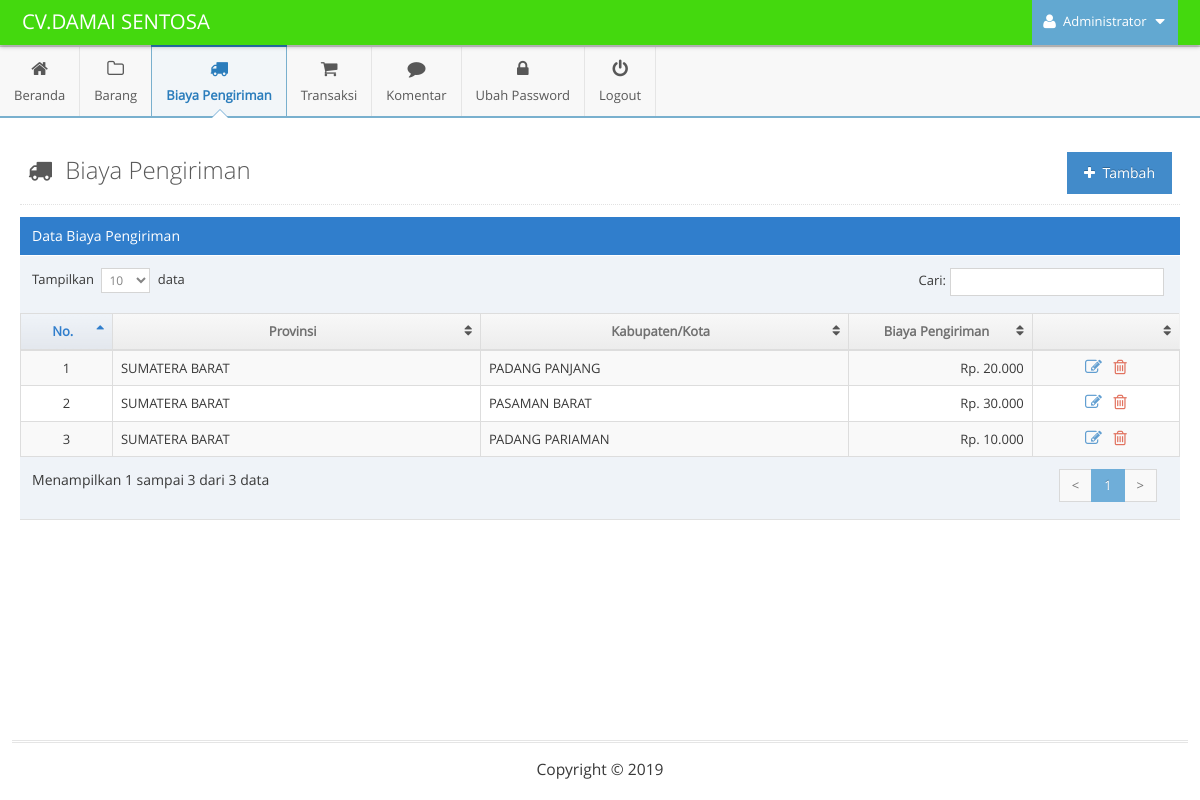
/admin/main.php?module=biaya_kirim (signed in), run on the app's committed database.
### tables this page shows
CREATE TABLE `tbl_biaya_kirim` (
  `id_biaya` int(11) NOT NULL,
  `provinsi` int(4) NOT NULL,
  `kabkota` int(2) NOT NULL,
  `biaya` int(11) NOT NULL
);

CREATE TABLE `tbl_provinsi` (
  `id_provinsi` int(2) NOT NULL,
  `nama_provinsi` varchar(40) NOT NULL
);

CREATE TABLE `tbl_kabkota` (
  `id_kabkota` int(4) NOT NULL,
  `nama_kabkota` varchar(50) NOT NULL,
  `id_provinsi` int(2) NOT NULL
);

### config/fungsi_rupiah.php (called while the page is built, shortened)
<?php
function format_rupiah_nol($angka){
  $rupiah=number_format($angka,0,',','.');
  return $rupiah;
}
?>

### admin/modules/biaya-kirim/view.php (the view, shortened to what this page needs)
<div class="page-content">
	<div class="page-header">
		<h1 style="color:#585858">
			<i style="margin-right:7px" class="ace-icon fa fa-truck"></i> Biaya Pengiriman
			<a href="?module=form_biaya_kirim&form=add">
                <button class="btn btn-primary pull-right">
					<i class="ace-icon fa fa-plus"></i> Tambah
				</button>
            </a>
		</h1>
	</div>
	<div class="row">
		<div class="col-xs-12">
			<div class="row">
				<div class="col-xs-12">
					<div class="table-header">
						Data Biaya Pengiriman
					</div>
					<div>
						<table id="dynamic-table" class="table table-striped table-bordered table-hover">
							<thead>
								<tr>
									<th>No.</th>
									<th>Provinsi</th>
									<th>Kabupaten/Kota</th>
									<th>Biaya Pengiriman</th>
									<th></th>
								</tr>
							</thead>
							<tbody>
							<?php
							$no = 1;
							$query = mysqli_query($mysqli, "SELECT * FROM tbl_biaya_kirim as a INNER JOIN tbl_provinsi as b INNER JOIN tbl_kabkota as c
															ON a.provinsi=b.id_provinsi AND a.kabkota=c.id_kabkota
															ORDER BY a.id_biaya DESC")
															or die('Ada kesalahan pada query tampil data biaya kirim: '.mysqli_error($mysqli));
                            while ($data = mysqli_fetch_assoc($query)) { ?>
                            	<tr>
									<td width="50" class="center"><?php echo $no; ?></td>
									<td width="200"><?php echo $data['nama_provinsi']; ?></td>
									<td width="200"><?php echo $data['nama_kabkota']; ?></td>
									<td width="100" align="right">Rp. <?php echo format_rupiah_nol($data['biaya']); ?></td>
									<td width="80" class="center">
										<div class="action-buttons">
											<a data-rel="tooltip" data-placement="top" title="Ubah" style="margin-right:5px" class="blue tooltip-info" href="?module=form_biaya_kirim&form=edit&id=<?php echo $data['id_biaya']; ?>">
												<i class="ace-icon fa fa-edit bigger-130"></i>
											</a>
											<a data-rel="tooltip" data-placement="top" title="Hapus" class="red tooltip-error" href="modules/biaya-kirim/proses.php?act=delete&id=<?php echo $data['id_biaya'];?>" onclick="return confirm('Anda yakin ingin menghapus biaya pengiriman?');">
												<i class="ace-icon fa fa-trash-o bigger-130"></i>
											</a>
										</div>
									</td>
								</tr>
							<?php
                            	$no++;
                            } ?>
							</tbody>
						</table>
					</div>
				</div>
			</div>
		</div>
	</div>
</div>

### data on the page
tbl_biaya_kirim: tbl_provinsi.nama_provinsi "SUMATERA BARAT", tbl_kabkota.nama_kabkota "PADANG PANJANG", biaya "20.000"
tbl_biaya_kirim: tbl_provinsi.nama_provinsi "SUMATERA BARAT", tbl_kabkota.nama_kabkota "PASAMAN BARAT", biaya "30.000"
tbl_biaya_kirim: tbl_provinsi.nama_provinsi "SUMATERA BARAT", tbl_kabkota.nama_kabkota "PADANG PARIAMAN", biaya "10.000"

### other printed values
$_SESSION['nama_admin'] "Administrator"
